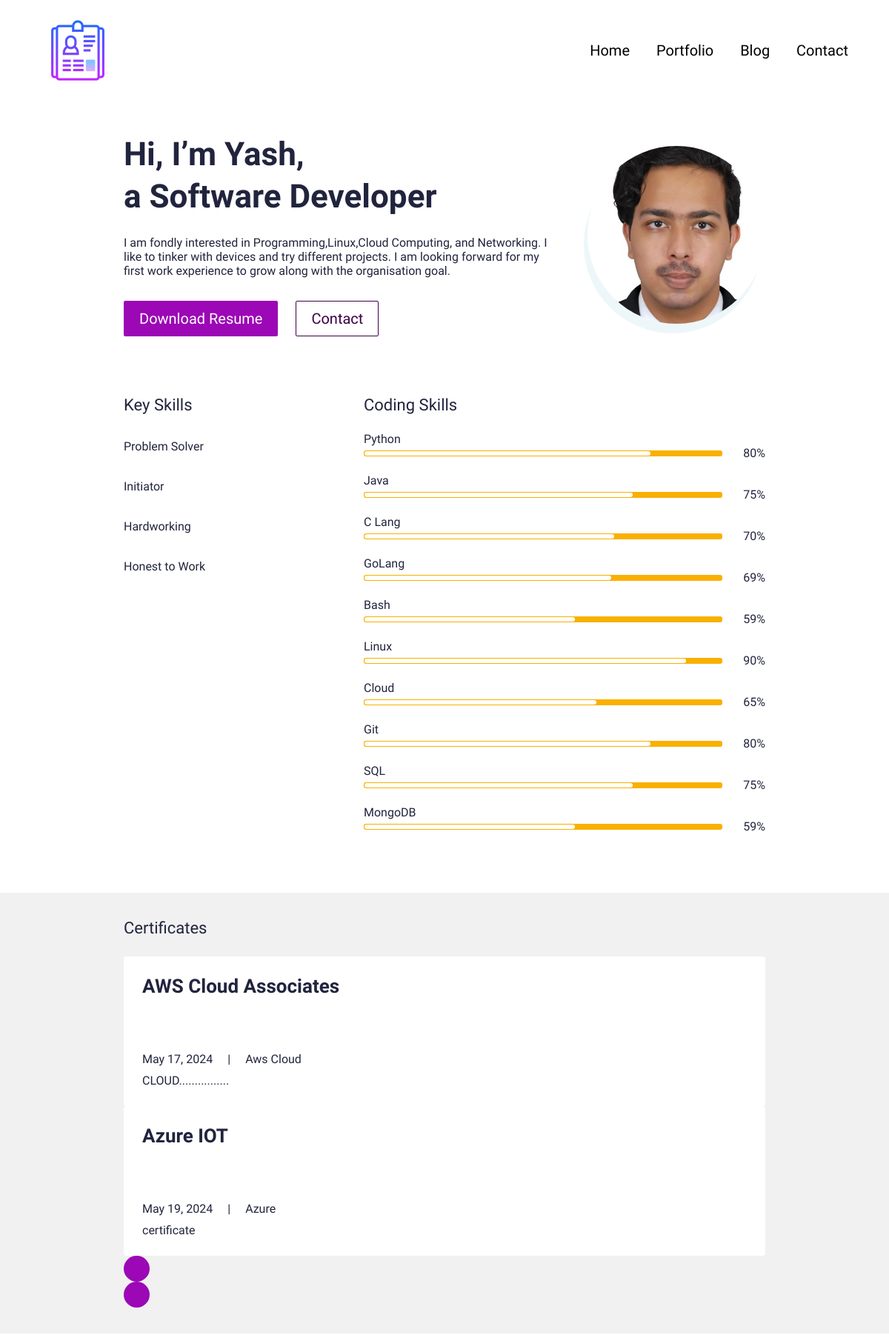
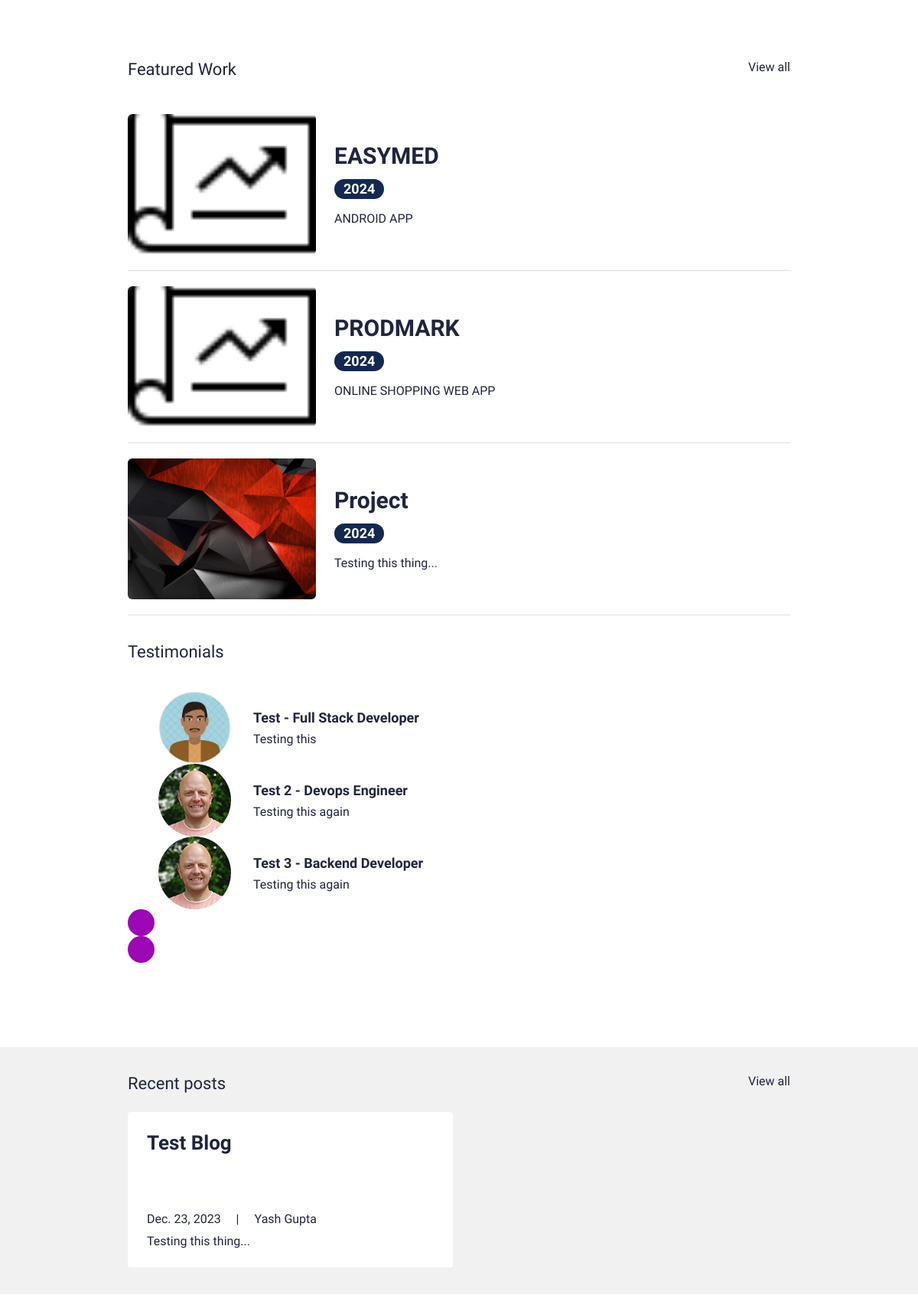
The page / (upper part) on the database its author committed (2 pictures, top to bottom).
### main/models.py (models this page shows, shortened)
class UserProfile(models.Model):
    class Meta:
        verbose_name_plural = 'User Profiles'
        verbose_name = 'User Profile'
    user = models.OneToOneField(User, on_delete=models.CASCADE)
    avatar = models.ImageField(blank=True, null=True, upload_to="avatar")
    title = models.CharField(max_length=200, blank=True, null=True)
    bio = models.TextField(blank=True, null=True)
    skills = models.ManyToManyField(Skill, blank=True)
    cv = models.FileField(blank=True, null=True, upload_to="cv")

class Skill(models.Model):
    class Meta:
        verbose_name_plural = 'Skills'
        verbose_name = 'Skill'
    name = models.CharField(max_length=20, blank=True, null=True)
    score = models.IntegerField(default=80, blank=True, null=True)
    image = models.FileField(blank=True, null=True, upload_to="skills")
    is_key_skill = models.BooleanField(default=False)

class Certificate(models.Model):
    class Meta:
        verbose_name_plural = 'Certificates'
        verbose_name = 'Certificate'
    date = models.DateTimeField(blank=True, null=True)
    name = models.CharField(max_length=50, blank=True, null=True)
    title = models.CharField(max_length=200, blank=True, null=True)
    description = models.CharField(max_length=500, blank=True, null=True)
    is_active = models.BooleanField(default=True)

class Portfolio(models.Model):
    class Meta:
        verbose_name_plural = 'Portfolio Profiles'
        verbose_name = 'Portfolio'
        ordering = ["name"]
    date = models.DateTimeField(blank=True, null=True)
    name = models.CharField(max_length=200, blank=True, null=True)
    description = models.CharField(max_length=500, blank=True, null=True)
    body = RichTextField(blank=True, null=True)
    image = models.ImageField(blank=True, null=True, upload_to="portfolio")
    slug = models.SlugField(null=True, blank=True)
    is_active = models.BooleanField(default=True)

class Testimonial(models.Model):
    class Meta:
        verbose_name_plural = 'Testimonials'
        verbose_name = 'Testimonial'
        ordering = ["name"]
    thumbnail = models.ImageField(blank=True, null=True, upload_to="testimonials")
    name = models.CharField(max_length=200, blank=True, null=True)
    role = models.CharField(max_length=200, blank=True, null=True)
    quote = models.CharField(max_length=500, blank=True, null=True)
    is_active = models.BooleanField(default=True)

class Blog(models.Model):
    class Meta:
        verbose_name_plural = 'Blog Profiles'
        verbose_name = 'Blog'
        ordering = ["timestamp"]
    timestamp = models.DateTimeField(auto_now_add=True)
    author = models.CharField(max_length=200, blank=True, null=True)
    name = models.CharField(max_length=200, blank=True, null=True)
    description = models.CharField(max_length=500, blank=True, null=True)
    body = RichTextField(blank=True, null=True)
    slug = models.SlugField(null=True, blank=True)
    image = models.ImageField(blank=True, null=True, upload_to="blog")
    is_active = models.BooleanField(default=True)

### main/views.py (the view)
# urls.py: path('', views.IndexView.as_view(), name="home"),
class IndexView(generic.TemplateView):
	template_name = "main/index.html"
	def get_context_data(self, **kwargs):
		context = super().get_context_data(**kwargs)
		testimonials = Testimonial.objects.filter(is_active=True)
		certificates = Certificate.objects.filter(is_active=True)
		blogs = Blog.objects.filter(is_active=True)
		portfolio = Portfolio.objects.filter(is_active=True)
		context["testimonials"] = testimonials
		context["certificates"] = certificates
		context["blogs"] = blogs
		context["portfolio"] = portfolio
		return context

### resume_app/context_processors.py (called while the page is built)
def project_context(request):
	context = {
		'me': User.objects.first(),
	}
	return context

### main/templates/main/index.html (shortened to what this page needs)
{% extends 'main/base.html' %}
{% load static %}
{% block content %}
<section>
  <div class="bannerSection">
    <div class="container">
      <div class="row g-4 g-md-3  align-items-center">
        <div class="col-md-auto order-md-last">
          <div class="bannerUserImg">
            <img src="{{me.userprofile.avatar.url}}" alt="{{me.first_name|title}} {{me.last_name|title}} avatar">
          </div>
        </div>
        <div class="col-md">
          <div class="bannerContent">
            <h1 class="xlTitle pb-3">Hi, I’m {{me.first_name|title}}, <br> a {{me.userprofile.title}} </br></h1>
            <p>{{me.userprofile.bio}}</p>
            <div class="bannerBtnCol">
              <div class="row">
                <div class="col-auto">
                  <a download href="{{me.userprofile.cv.url}}" class="btn btnPrimary">Download Resume</a>
                </div>
                <div class="col-auto">
                  <a href="{% url 'main:contact' %}" class="btn btnOutline">Contact</a>
                </div>
              </div>
            </div>
          </div>
        </div>
      </div>
    </div>
  </div>
</section>
<section>
  <div class="sectionSpace pt-0">
    <div class="container">
      <div class="row">
        <div class="col-md-auto">
          <div class="keySkillCol">
            <h4 class="smTitle pb-3">Key Skills</h4>
            {% for sk in me.userprofile.skills.all %}
            {% if sk.is_key_skill %}
            <div class="keySkillCard">
              <span class="ksText">{{sk.name}}</span>
            </div>
            {% endif %}
            {% endfor %}
          </div>
        </div>
        <div class="col-md">
          <h4 class="smTitle pb-3">Coding Skills</h4>
          <div class="progressCol">
            <div class="progressCard">
              {% for sk in me.userprofile.skills.all %}
              {% if not sk.is_key_skill %}
              <div class="progressCol">
                <span class="progressLbl">{{sk.name}}</span>
                <div class="row g-2 align-items-center">
                  <div class="col">
                    <div class="progress progressStyle">
                      <div class="progress-bar" role="progressbar" style="width: {{sk.score}}%" aria-valuenow="{{sk.score}}" aria-valuemin="0" aria-valuemax="100"></div>
                    </div>
                  </div>
                  <div class="col-auto">
                    <span class="pLbl">{{sk.score}}%</span>
                  </div>
                </div>
              </div>
              {% endif %}
              {% endfor %}
            </div>
          </div>
        </div>
      </div>
    </div>
  </div>
</section>
<section>
  <div class="sectionSpaceSm lightBg">
    <div class="container">
      <div class="row pb-3">
        <div class="col">
          <h4 class="smText regular">Certificates</h4>
        </div>
      </div>
      <div class="sliderOuter">
        <div class="swiper certificatesSlider">
          <div class="swiper-wrapper">
            {% for c in certificates %}
            {% if c.is_active %}
            <div class="swiper-slide">
              <div class="cardStyle1">
                <h4 class="mdTitle cs1Title">
                  <a href="javascript:void(0)">{{c.title}}</a>
                </h4>
                <ul class="cardOptionCol">
                  <li>{{c.date.date}}</li>
                  <li>{{c.name|title}}</li>
                </ul>
                <p>{{c.description}}</p>
              </div>
            </div>
            {% endif %}
            {% endfor %}
          </div>
        </div>
        <div class="cert-swiper-button-next swiper-button-next swiperBtnStyle"></div>
        <div class="cert-swiper-button-prev swiper-button-prev swiperBtnStyle"></div>
      </div>
    </div>
  </div>
</section>
<section>
  <div class="sectionSpace">
    <div class="container">
      <div class="portfolioCol">
        <div class="row pb-3">
          <div class="col">
            <h4 class="smText regular">Featured Work</h4>
          </div>
          <div class="col-auto">
            <a href="{% url 'main:portfolios' %}" class="simpleLink">View all</a>
          </div>
        </div>
        {% for p in portfolio %}
        {% if p.is_active %}
        <div class="portfolioCard">
          <div class="row g-4 align-items-center">
            <div class="col-md-auto">
              <div class="portfolioImgCol">
                <a href="{% url 'main:portfolio' slug=p.slug %}"><img src="{{p.image.url}}" alt="..."></a>
              </div>
            </div>
            <div class="col-md">
              <div class="portfolioContentCol">
                <h4 class="lgTitle"><a href="{% url 'main:portfolio' slug=p.slug %}">{{p.name}}</a></h4>
                <ul class="portfolioOption">
                  <li><span class="dateLbl">{{p.date.year}}</span></li>
                </ul>
                <p>{{p.description}}</p>
              </div>
            </div>
          </div>
        </div>
        {% endif %}
        {% endfor %}
      </div>
      <div class="testimonialCol">
        <h4 class="smText regular d-block">Testimonials</h4>
        <div class="testimonialSlider">
          <div class="swiper testimonialSwiper">
            <div class="swiper-wrapper">
              {% for t in testimonials %}
              {% if t.is_active %}
              <div class="swiper-slide">
                <div class="testimonialCard">
                  <div class="row align-items-center">
                    <div class="col-sm-auto">
                      <div class="tImgCol">
                        <img src="{{t.thumbnail.url}}" alt="...">
                      </div>
                    </div>
                    <div class="col-sm">
                      <div class="tContentCol">
                        <h4 class="xsTitle bold">{{t.name}} - {{t.role}}</h4>
                        <p>{{t.quote}}</p>
                      </div>
                    </div>
                  </div>
                </div>
              </div>
              {% endif %}
              {% endfor %}
            </div>
            <div class="test-swiper-button-next swiper-button-next swiperBtnStyle"></div>
            <div class="test-swiper-button-prev swiper-button-prev swiperBtnStyle"></div>
          </div>
        </div>
      </div>
    </div>
  </div>
</section>
<section>
  <div class="sectionSpaceSm lightBg">
    <div class="container">
      <div class="row pb-3">
        <div class="col">
          <h4 class="smText regular">Recent posts</h4>
        </div>
        <div class="col-auto">
          <a href="{% url 'main:blogs' %}" class="simpleLink">View all</a>
        </div>
      </div>
      <div class="row g-3">
      {% for b in blogs %}
      {% if b.is_active %}
        <div class="col-lg-6">
          <div class="cardStyle1">
            <h4 class="mdTitle cs1Title"><a href="{% url 'main:blog' slug=b.slug %}">{{b.name}}</a></h4>
            <ul class="cardOptionCol">
              <li>{{b.timestamp.date}}</li>
              <li>{{b.author}}</li>
            </ul>
            <p>{{b.description}}</p>
          </div>
        </div>
        {% endif %}
        {% endfor %}
      </div>
    </div>
  </div>
</section>
{% endblock %}

### main/templates/main/base.html (shortened to what this page needs)
{% load static %}
<!doctype html>
<html lang="en">
  <head>
    <link href="{% static 'css/bootstrap.min.css' %}" rel="stylesheet">
    <link rel="stylesheet" href="https://unpkg.com/swiper@7.0.5/swiper-bundle.min.css">
    <link href="{% static 'css/style.css' %}" rel="stylesheet">
  </head>
  <body>
    {% include 'main/partials/nav.html' %}
    {% block content %}
    {% endblock %}
  </body>
</html>

### main/templates/main/partials/nav.html (shortened to what this page needs)
{% load static %}
<header>
    <div class="headerCol">
    <div class="container-fluid">
        <div class="row align-items-center">
        <div class="col-auto">
            <div class="logoCol"><a href="{% url 'main:home' %}"><img src="{% static 'images/icons8-resume-100.png' %}" alt="..."></a></div>
        </div>
        <div class="col">
            <div class="navCollapseCol">
            <div class="navCol">
                <ul>
                <li><a href="{%url 'main:home'%}">Home</a></li>
                <li><a href="{%url 'main:portfolios' %}">Portfolio</a></li>
                <li><a href="{% url 'main:blogs' %}">Blog</a></li>
                <li><a href="{%url 'main:contact'%}">Contact</a></li>
                </ul>
            </div>
            </div>
        </div>
        </div>
    </div>
    </div>
</header>

### main/templates/main/partials/footer.html (shortened to what this page needs)
{% load static %}

### rows shown on the page
Skill: name "Problem Solver"
Skill: name "Initiator"
Skill: name "Hardworking"
Skill: name "Honest to Work"
Skill: name "Python", score "80"
Skill: name "Java", score "75"
Skill: name "C Lang", score "70"
Skill: name "GoLang", score "69"
Skill: name "Bash", score "59"
Skill: name "Linux", score "90"
Skill: name "Cloud", score "65"
Skill: name "Git", score "80"
Skill: name "SQL", score "75"
Skill: name "MongoDB", score "59"
Certificate: title "AWS Cloud Associates", date "May 17, 2024", name "Aws Cloud", description "CLOUD................"
Certificate: title "Azure IOT", date "May 19, 2024", name "Azure", description "certificate"
Portfolio: image (picture), name "EASYMED", date.year "2024", description "ANDROID APP"
Portfolio: image (picture), name "PRODMARK", date.year "2024", description "ONLINE SHOPPING WEB APP"
Portfolio: image (picture), name "Project", date.year "2024", description "Testing this thing..."
Testimonial: thumbnail (picture), name "Test", role "Full Stack Developer", quote "Testing this"
Testimonial: thumbnail (picture), name "Test 2", role "Devops Engineer", quote "Testing this again"
Testimonial: thumbnail (picture), name "Test 3", role "Backend Developer", quote "Testing this again"
Blog: name "Test Blog", timestamp "Dec. 23, 2023", author "Yash Gupta", description "Testing this thing..."

### other values the page prints
{{ me.first_name|title }} "Yash"
{{ me.userprofile.title }} "Software Developer"
